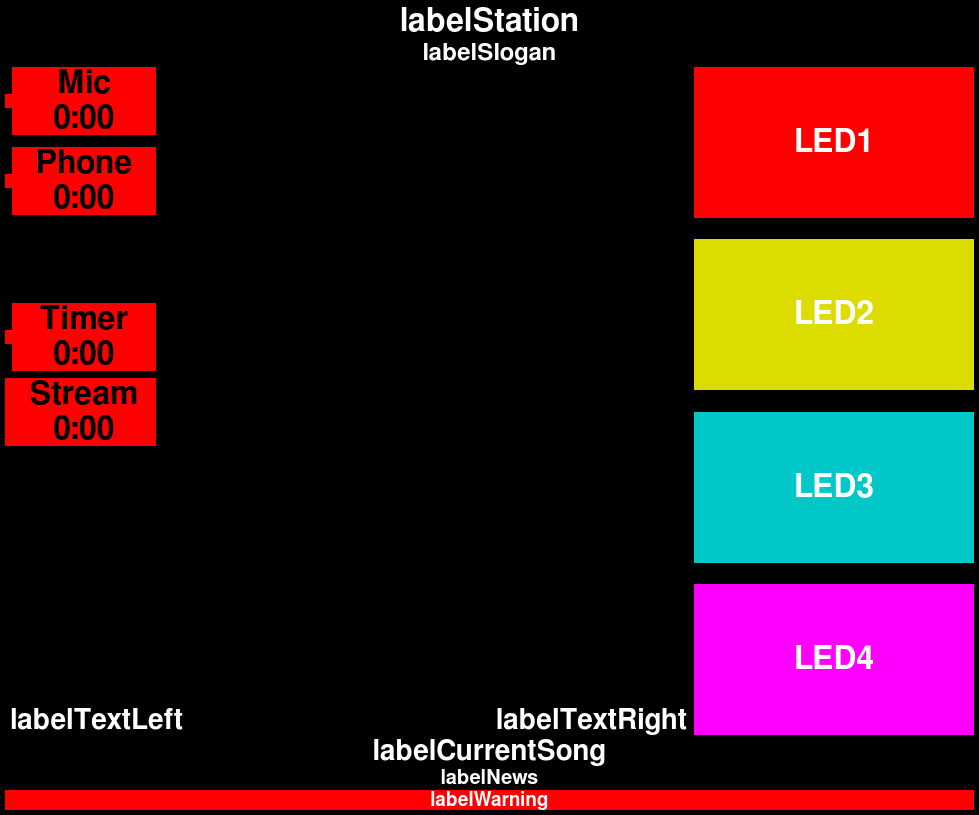
<?xml version="1.0" encoding="UTF-8"?>
<ui version="4.0">
 <class>MainScreen</class>
 <widget class="QWidget" name="MainScreen">
  <property name="windowModality">
   <enum>Qt::WindowModality::NonModal</enum>
  </property>
  <property name="enabled">
   <bool>true</bool>
  </property>
  <property name="geometry">
   <rect>
    <x>0</x>
    <y>0</y>
    <width>979</width>
    <height>815</height>
   </rect>
  </property>
  <property name="minimumSize">
   <size>
    <width>0</width>
    <height>0</height>
   </size>
  </property>
  <property name="palette">
   <palette>
    <active>
     <colorrole role="Base">
      <brush brushstyle="SolidPattern">
       <color alpha="255">
        <red>255</red>
        <green>255</green>
        <blue>255</blue>
       </color>
      </brush>
     </colorrole>
     <colorrole role="Window">
      <brush brushstyle="SolidPattern">
       <color alpha="255">
        <red>0</red>
        <green>0</green>
        <blue>0</blue>
       </color>
      </brush>
     </colorrole>
    </active>
    <inactive>
     <colorrole role="Base">
      <brush brushstyle="SolidPattern">
       <color alpha="255">
        <red>255</red>
        <green>255</green>
        <blue>255</blue>
       </color>
      </brush>
     </colorrole>
     <colorrole role="Window">
      <brush brushstyle="SolidPattern">
       <color alpha="255">
        <red>0</red>
        <green>0</green>
        <blue>0</blue>
       </color>
      </brush>
     </colorrole>
    </inactive>
    <disabled>
     <colorrole role="Base">
      <brush brushstyle="SolidPattern">
       <color alpha="255">
        <red>0</red>
        <green>0</green>
        <blue>0</blue>
       </color>
      </brush>
     </colorrole>
     <colorrole role="Window">
      <brush brushstyle="SolidPattern">
       <color alpha="255">
        <red>0</red>
        <green>0</green>
        <blue>0</blue>
       </color>
      </brush>
     </colorrole>
    </disabled>
   </palette>
  </property>
  <property name="windowTitle">
   <string>OnAirScreen</string>
  </property>
  <property name="windowIcon">
   <iconset resource="resources.qrc">
    <normaloff>:/oas_icon/images/oas_icon.png</normaloff>:/oas_icon/images/oas_icon.png</iconset>
  </property>
  <property name="autoFillBackground">
   <bool>false</bool>
  </property>
  <layout class="QGridLayout" name="gridLayout">
   <property name="leftMargin">
    <number>5</number>
   </property>
   <property name="topMargin">
    <number>5</number>
   </property>
   <property name="rightMargin">
    <number>5</number>
   </property>
   <property name="bottomMargin">
    <number>5</number>
   </property>
   <property name="spacing">
    <number>2</number>
   </property>
   <item row="9" column="0">
    <spacer name="verticalSpacer_5">
     <property name="orientation">
      <enum>Qt::Orientation::Vertical</enum>
     </property>
     <property name="sizeHint" stdset="0">
      <size>
       <width>20</width>
       <height>40</height>
      </size>
     </property>
    </spacer>
   </item>
   <item row="0" column="0" colspan="3">
    <layout class="QVBoxLayout" name="verticalLayout_2">
     <item>
      <widget class="QLabel" name="labelStation">
       <property name="sizePolicy">
        <sizepolicy hsizetype="Expanding" vsizetype="Preferred">
         <horstretch>0</horstretch>
         <verstretch>0</verstretch>
        </sizepolicy>
       </property>
       <property name="palette">
        <palette>
         <active>
          <colorrole role="WindowText">
           <brush brushstyle="SolidPattern">
            <color alpha="255">
             <red>255</red>
             <green>255</green>
             <blue>255</blue>
            </color>
           </brush>
          </colorrole>
         </active>
         <inactive>
          <colorrole role="WindowText">
           <brush brushstyle="SolidPattern">
            <color alpha="255">
             <red>255</red>
             <green>255</green>
             <blue>255</blue>
            </color>
           </brush>
          </colorrole>
         </inactive>
         <disabled>
          <colorrole role="WindowText">
           <brush brushstyle="SolidPattern">
            <color alpha="255">
             <red>146</red>
             <green>145</green>
             <blue>144</blue>
            </color>
           </brush>
          </colorrole>
         </disabled>
        </palette>
       </property>
       <property name="font">
        <font>
         <family>FreeSans</family>
         <pointsize>24</pointsize>
         <bold>true</bold>
        </font>
       </property>
       <property name="autoFillBackground">
        <bool>false</bool>
       </property>
       <property name="text">
        <string>labelStation</string>
       </property>
       <property name="scaledContents">
        <bool>false</bool>
       </property>
       <property name="alignment">
        <set>Qt::AlignmentFlag::AlignCenter</set>
       </property>
      </widget>
     </item>
     <item>
      <widget class="QLabel" name="labelSlogan">
       <property name="sizeIncrement">
        <size>
         <width>1</width>
         <height>1</height>
        </size>
       </property>
       <property name="palette">
        <palette>
         <active>
          <colorrole role="WindowText">
           <brush brushstyle="SolidPattern">
            <color alpha="255">
             <red>255</red>
             <green>255</green>
             <blue>255</blue>
            </color>
           </brush>
          </colorrole>
         </active>
         <inactive>
          <colorrole role="WindowText">
           <brush brushstyle="SolidPattern">
            <color alpha="255">
             <red>255</red>
             <green>255</green>
             <blue>255</blue>
            </color>
           </brush>
          </colorrole>
         </inactive>
         <disabled>
          <colorrole role="WindowText">
           <brush brushstyle="SolidPattern">
            <color alpha="255">
             <red>146</red>
             <green>145</green>
             <blue>144</blue>
            </color>
           </brush>
          </colorrole>
         </disabled>
        </palette>
       </property>
       <property name="font">
        <font>
         <family>FreeSans</family>
         <pointsize>18</pointsize>
         <bold>true</bold>
        </font>
       </property>
       <property name="autoFillBackground">
        <bool>false</bool>
       </property>
       <property name="text">
        <string>labelSlogan</string>
       </property>
       <property name="scaledContents">
        <bool>false</bool>
       </property>
       <property name="alignment">
        <set>Qt::AlignmentFlag::AlignCenter</set>
       </property>
      </widget>
     </item>
    </layout>
   </item>
   <item row="10" column="0" colspan="2">
    <layout class="QHBoxLayout" name="horizontalLayout">
     <property name="leftMargin">
      <number>5</number>
     </property>
     <property name="rightMargin">
      <number>5</number>
     </property>
     <item>
      <widget class="QLabel" name="labelTextLeft">
       <property name="font">
        <font>
         <family>FreeSans</family>
         <pointsize>21</pointsize>
         <bold>true</bold>
        </font>
       </property>
       <property name="styleSheet">
        <string notr="true">color: rgb(255, 255, 255);</string>
       </property>
       <property name="text">
        <string>labelTextLeft</string>
       </property>
      </widget>
     </item>
     <item>
      <widget class="QLabel" name="labelTextRight">
       <property name="font">
        <font>
         <family>FreeSans</family>
         <pointsize>21</pointsize>
         <bold>true</bold>
        </font>
       </property>
       <property name="styleSheet">
        <string notr="true">color: rgb(255, 255, 255);</string>
       </property>
       <property name="text">
        <string>labelTextRight</string>
       </property>
       <property name="alignment">
        <set>Qt::AlignmentFlag::AlignRight|Qt::AlignmentFlag::AlignTrailing|Qt::AlignmentFlag::AlignVCenter</set>
       </property>
      </widget>
     </item>
    </layout>
   </item>
   <item row="1" column="1" rowspan="9">
    <layout class="QVBoxLayout" name="verticalLayout_3">
     <property name="leftMargin">
      <number>2</number>
     </property>
     <property name="topMargin">
      <number>2</number>
     </property>
     <property name="rightMargin">
      <number>2</number>
     </property>
     <property name="bottomMargin">
      <number>2</number>
     </property>
     <item>
      <widget class="ClockWidget" name="clockWidget" native="true">
       <property name="sizePolicy">
        <sizepolicy hsizetype="Expanding" vsizetype="Expanding">
         <horstretch>0</horstretch>
         <verstretch>0</verstretch>
        </sizepolicy>
       </property>
       <property name="minimumSize">
        <size>
         <width>530</width>
         <height>0</height>
        </size>
       </property>
       <property name="autoFillBackground">
        <bool>false</bool>
       </property>
       <property name="clockType" stdset="0">
        <number>1</number>
       </property>
      </widget>
     </item>
    </layout>
   </item>
   <item row="4" column="0">
    <spacer name="verticalSpacer_4">
     <property name="orientation">
      <enum>Qt::Orientation::Vertical</enum>
     </property>
     <property name="sizeHint" stdset="0">
      <size>
       <width>20</width>
       <height>40</height>
      </size>
     </property>
    </spacer>
   </item>
   <item row="7" column="0">
    <spacer name="verticalSpacer_7">
     <property name="orientation">
      <enum>Qt::Orientation::Vertical</enum>
     </property>
     <property name="sizeHint" stdset="0">
      <size>
       <width>20</width>
       <height>40</height>
      </size>
     </property>
    </spacer>
   </item>
   <item row="1" column="2" rowspan="10">
    <layout class="QVBoxLayout" name="verticalLayout" stretch="10,1,10,1,10,1,10">
     <property name="spacing">
      <number>6</number>
     </property>
     <item>
      <widget class="QLabel" name="buttonLED1">
       <property name="sizePolicy">
        <sizepolicy hsizetype="Minimum" vsizetype="Expanding">
         <horstretch>0</horstretch>
         <verstretch>0</verstretch>
        </sizepolicy>
       </property>
       <property name="minimumSize">
        <size>
         <width>280</width>
         <height>120</height>
        </size>
       </property>
       <property name="font">
        <font>
         <family>FreeSans</family>
         <pointsize>24</pointsize>
         <bold>true</bold>
        </font>
       </property>
       <property name="styleSheet">
        <string notr="true">background-color: rgb(255, 0, 0);
color: rgb(255, 255, 255);</string>
       </property>
       <property name="text">
        <string>LED1</string>
       </property>
       <property name="alignment">
        <set>Qt::AlignmentFlag::AlignCenter</set>
       </property>
      </widget>
     </item>
     <item>
      <spacer name="verticalSpacer">
       <property name="orientation">
        <enum>Qt::Orientation::Vertical</enum>
       </property>
       <property name="sizeType">
        <enum>QSizePolicy::Policy::MinimumExpanding</enum>
       </property>
       <property name="sizeHint" stdset="0">
        <size>
         <width>20</width>
         <height>5</height>
        </size>
       </property>
      </spacer>
     </item>
     <item>
      <widget class="QLabel" name="buttonLED2">
       <property name="sizePolicy">
        <sizepolicy hsizetype="Minimum" vsizetype="Expanding">
         <horstretch>0</horstretch>
         <verstretch>0</verstretch>
        </sizepolicy>
       </property>
       <property name="minimumSize">
        <size>
         <width>280</width>
         <height>120</height>
        </size>
       </property>
       <property name="font">
        <font>
         <family>FreeSans</family>
         <pointsize>24</pointsize>
         <bold>true</bold>
        </font>
       </property>
       <property name="styleSheet">
        <string notr="true">background-color: rgb(220, 220, 0);
color: rgb(255, 255, 255);</string>
       </property>
       <property name="text">
        <string>LED2</string>
       </property>
       <property name="alignment">
        <set>Qt::AlignmentFlag::AlignCenter</set>
       </property>
      </widget>
     </item>
     <item>
      <spacer name="verticalSpacer_2">
       <property name="orientation">
        <enum>Qt::Orientation::Vertical</enum>
       </property>
       <property name="sizeType">
        <enum>QSizePolicy::Policy::MinimumExpanding</enum>
       </property>
       <property name="sizeHint" stdset="0">
        <size>
         <width>20</width>
         <height>5</height>
        </size>
       </property>
      </spacer>
     </item>
     <item>
      <widget class="QLabel" name="buttonLED3">
       <property name="sizePolicy">
        <sizepolicy hsizetype="Minimum" vsizetype="Expanding">
         <horstretch>0</horstretch>
         <verstretch>0</verstretch>
        </sizepolicy>
       </property>
       <property name="minimumSize">
        <size>
         <width>280</width>
         <height>120</height>
        </size>
       </property>
       <property name="font">
        <font>
         <family>FreeSans</family>
         <pointsize>24</pointsize>
         <bold>true</bold>
        </font>
       </property>
       <property name="styleSheet">
        <string notr="true">background-color: rgb(0, 200, 200);
color: rgb(255, 255, 255);</string>
       </property>
       <property name="text">
        <string>LED3</string>
       </property>
       <property name="alignment">
        <set>Qt::AlignmentFlag::AlignCenter</set>
       </property>
      </widget>
     </item>
     <item>
      <spacer name="verticalSpacer_3">
       <property name="orientation">
        <enum>Qt::Orientation::Vertical</enum>
       </property>
       <property name="sizeType">
        <enum>QSizePolicy::Policy::MinimumExpanding</enum>
       </property>
       <property name="sizeHint" stdset="0">
        <size>
         <width>20</width>
         <height>5</height>
        </size>
       </property>
      </spacer>
     </item>
     <item>
      <widget class="QLabel" name="buttonLED4">
       <property name="minimumSize">
        <size>
         <width>280</width>
         <height>120</height>
        </size>
       </property>
       <property name="font">
        <font>
         <family>FreeSans</family>
         <pointsize>24</pointsize>
         <bold>true</bold>
        </font>
       </property>
       <property name="styleSheet">
        <string notr="true">background-color: rgb(255, 0, 255);
color: rgb(255, 255, 255);</string>
       </property>
       <property name="text">
        <string>LED4</string>
       </property>
       <property name="alignment">
        <set>Qt::AlignmentFlag::AlignCenter</set>
       </property>
      </widget>
     </item>
    </layout>
   </item>
   <item row="11" column="0" colspan="3">
    <layout class="QVBoxLayout" name="LayoutBottom">
     <item>
      <widget class="QLabel" name="labelCurrentSong">
       <property name="enabled">
        <bool>true</bool>
       </property>
       <property name="sizePolicy">
        <sizepolicy hsizetype="Ignored" vsizetype="Preferred">
         <horstretch>0</horstretch>
         <verstretch>0</verstretch>
        </sizepolicy>
       </property>
       <property name="font">
        <font>
         <family>FreeSans</family>
         <pointsize>21</pointsize>
         <bold>true</bold>
        </font>
       </property>
       <property name="styleSheet">
        <string notr="true">color: rgb(255, 255, 255);</string>
       </property>
       <property name="text">
        <string>labelCurrentSong</string>
       </property>
       <property name="alignment">
        <set>Qt::AlignmentFlag::AlignCenter</set>
       </property>
      </widget>
     </item>
     <item>
      <widget class="QLabel" name="labelNews">
       <property name="enabled">
        <bool>true</bool>
       </property>
       <property name="sizePolicy">
        <sizepolicy hsizetype="Ignored" vsizetype="Preferred">
         <horstretch>0</horstretch>
         <verstretch>0</verstretch>
        </sizepolicy>
       </property>
       <property name="font">
        <font>
         <family>FreeSans</family>
         <pointsize>15</pointsize>
         <bold>true</bold>
        </font>
       </property>
       <property name="styleSheet">
        <string notr="true">color: rgb(255, 255, 255);</string>
       </property>
       <property name="text">
        <string>labelNews</string>
       </property>
       <property name="alignment">
        <set>Qt::AlignmentFlag::AlignCenter</set>
       </property>
      </widget>
     </item>
     <item>
      <widget class="QLabel" name="labelWarning">
       <property name="sizePolicy">
        <sizepolicy hsizetype="Ignored" vsizetype="Preferred">
         <horstretch>0</horstretch>
         <verstretch>0</verstretch>
        </sizepolicy>
       </property>
       <property name="font">
        <font>
         <family>FreeSans</family>
         <pointsize>14</pointsize>
         <bold>true</bold>
        </font>
       </property>
       <property name="styleSheet">
        <string notr="true">background-color: rgb(255, 0, 0);
color: rgb(255, 255, 255);</string>
       </property>
       <property name="text">
        <string>labelWarning</string>
       </property>
       <property name="alignment">
        <set>Qt::AlignmentFlag::AlignCenter</set>
       </property>
      </widget>
     </item>
    </layout>
   </item>
   <item row="3" column="0">
    <spacer name="verticalSpacer_6">
     <property name="orientation">
      <enum>Qt::Orientation::Vertical</enum>
     </property>
     <property name="sizeHint" stdset="0">
      <size>
       <width>20</width>
       <height>40</height>
      </size>
     </property>
    </spacer>
   </item>
   <item row="1" column="0">
    <widget class="QFrame" name="AirLED_1">
     <property name="sizePolicy">
      <sizepolicy hsizetype="Preferred" vsizetype="Maximum">
       <horstretch>0</horstretch>
       <verstretch>0</verstretch>
      </sizepolicy>
     </property>
     <property name="maximumSize">
      <size>
       <width>280</width>
       <height>16777215</height>
      </size>
     </property>
     <layout class="QHBoxLayout" name="horizontalLayout_2">
      <property name="spacing">
       <number>0</number>
      </property>
      <property name="leftMargin">
       <number>0</number>
      </property>
      <property name="topMargin">
       <number>0</number>
      </property>
      <property name="rightMargin">
       <number>0</number>
      </property>
      <property name="bottomMargin">
       <number>5</number>
      </property>
      <item>
       <widget class="QLabel" name="AirIcon_1">
        <property name="sizePolicy">
         <sizepolicy hsizetype="Maximum" vsizetype="Maximum">
          <horstretch>0</horstretch>
          <verstretch>0</verstretch>
         </sizepolicy>
        </property>
        <property name="styleSheet">
         <string notr="true">background-color: rgb(255, 0, 0);</string>
        </property>
        <property name="frameShadow">
         <enum>QFrame::Shadow::Plain</enum>
        </property>
        <property name="text">
         <string/>
        </property>
        <property name="pixmap">
         <pixmap resource="resources.qrc">:/mic_icon/images/mic_icon.png</pixmap>
        </property>
        <property name="scaledContents">
         <bool>false</bool>
        </property>
        <property name="margin">
         <number>5</number>
        </property>
       </widget>
      </item>
      <item>
       <widget class="QLabel" name="AirLabel_1">
        <property name="sizePolicy">
         <sizepolicy hsizetype="MinimumExpanding" vsizetype="Minimum">
          <horstretch>0</horstretch>
          <verstretch>0</verstretch>
         </sizepolicy>
        </property>
        <property name="minimumSize">
         <size>
          <width>140</width>
          <height>0</height>
         </size>
        </property>
        <property name="maximumSize">
         <size>
          <width>16777215</width>
          <height>16777215</height>
         </size>
        </property>
        <property name="font">
         <font>
          <family>FreeSans</family>
          <pointsize>24</pointsize>
          <bold>true</bold>
         </font>
        </property>
        <property name="styleSheet">
         <string notr="true">background-color: rgb(255, 0, 0);</string>
        </property>
        <property name="text">
         <string>Mic
0:00</string>
        </property>
        <property name="alignment">
         <set>Qt::AlignmentFlag::AlignCenter</set>
        </property>
       </widget>
      </item>
     </layout>
    </widget>
   </item>
   <item row="6" column="0">
    <widget class="QFrame" name="AirLED_4">
     <property name="sizePolicy">
      <sizepolicy hsizetype="Preferred" vsizetype="Maximum">
       <horstretch>0</horstretch>
       <verstretch>0</verstretch>
      </sizepolicy>
     </property>
     <property name="maximumSize">
      <size>
       <width>280</width>
       <height>16777215</height>
      </size>
     </property>
     <property name="frameShape">
      <enum>QFrame::Shape::NoFrame</enum>
     </property>
     <property name="frameShadow">
      <enum>QFrame::Shadow::Plain</enum>
     </property>
     <layout class="QHBoxLayout" name="horizontalLayout_3">
      <property name="spacing">
       <number>0</number>
      </property>
      <property name="leftMargin">
       <number>0</number>
      </property>
      <property name="topMargin">
       <number>0</number>
      </property>
      <property name="rightMargin">
       <number>0</number>
      </property>
      <property name="bottomMargin">
       <number>5</number>
      </property>
      <item>
       <widget class="QLabel" name="AirIcon_4">
        <property name="sizePolicy">
         <sizepolicy hsizetype="Maximum" vsizetype="Maximum">
          <horstretch>0</horstretch>
          <verstretch>0</verstretch>
         </sizepolicy>
        </property>
        <property name="maximumSize">
         <size>
          <width>59</width>
          <height>109</height>
         </size>
        </property>
        <property name="styleSheet">
         <string notr="true">background-color: rgb(255, 0, 0);</string>
        </property>
        <property name="frameShadow">
         <enum>QFrame::Shadow::Plain</enum>
        </property>
        <property name="text">
         <string/>
        </property>
        <property name="pixmap">
         <pixmap resource="resources.qrc">:/stream_icon/images/antenna2.png</pixmap>
        </property>
        <property name="scaledContents">
         <bool>true</bool>
        </property>
        <property name="margin">
         <number>5</number>
        </property>
        <property name="buddy">
         <cstring>AirIcon_4</cstring>
        </property>
       </widget>
      </item>
      <item>
       <widget class="QLabel" name="AirLabel_4">
        <property name="sizePolicy">
         <sizepolicy hsizetype="MinimumExpanding" vsizetype="Minimum">
          <horstretch>0</horstretch>
          <verstretch>0</verstretch>
         </sizepolicy>
        </property>
        <property name="minimumSize">
         <size>
          <width>140</width>
          <height>0</height>
         </size>
        </property>
        <property name="maximumSize">
         <size>
          <width>16777215</width>
          <height>16777215</height>
         </size>
        </property>
        <property name="font">
         <font>
          <family>FreeSans</family>
          <pointsize>24</pointsize>
          <bold>true</bold>
         </font>
        </property>
        <property name="styleSheet">
         <string notr="true">background-color: rgb(255, 0, 0);</string>
        </property>
        <property name="text">
         <string>Stream
0:00</string>
        </property>
        <property name="alignment">
         <set>Qt::AlignmentFlag::AlignCenter</set>
        </property>
        <property name="buddy">
         <cstring>AirLabel_4</cstring>
        </property>
       </widget>
      </item>
     </layout>
    </widget>
   </item>
   <item row="5" column="0">
    <widget class="QFrame" name="AirLED_3">
     <property name="sizePolicy">
      <sizepolicy hsizetype="Preferred" vsizetype="Maximum">
       <horstretch>0</horstretch>
       <verstretch>0</verstretch>
      </sizepolicy>
     </property>
     <property name="maximumSize">
      <size>
       <width>280</width>
       <height>16777215</height>
      </size>
     </property>
     <layout class="QHBoxLayout" name="horizontalLayout_32">
      <property name="spacing">
       <number>0</number>
      </property>
      <property name="leftMargin">
       <number>0</number>
      </property>
      <property name="topMargin">
       <number>0</number>
      </property>
      <property name="rightMargin">
       <number>0</number>
      </property>
      <property name="bottomMargin">
       <number>5</number>
      </property>
      <item>
       <widget class="QLabel" name="AirIcon_3">
        <property name="sizePolicy">
         <sizepolicy hsizetype="Maximum" vsizetype="Maximum">
          <horstretch>0</horstretch>
          <verstretch>0</verstretch>
         </sizepolicy>
        </property>
        <property name="styleSheet">
         <string notr="true">background-color: rgb(255, 0, 0);</string>
        </property>
        <property name="frameShadow">
         <enum>QFrame::Shadow::Plain</enum>
        </property>
        <property name="text">
         <string/>
        </property>
        <property name="pixmap">
         <pixmap resource="resources.qrc">:/timer_icon/images/timer_icon.png</pixmap>
        </property>
        <property name="scaledContents">
         <bool>false</bool>
        </property>
        <property name="margin">
         <number>5</number>
        </property>
       </widget>
      </item>
      <item>
       <widget class="QLabel" name="AirLabel_3">
        <property name="sizePolicy">
         <sizepolicy hsizetype="MinimumExpanding" vsizetype="Minimum">
          <horstretch>0</horstretch>
          <verstretch>0</verstretch>
         </sizepolicy>
        </property>
        <property name="minimumSize">
         <size>
          <width>140</width>
          <height>0</height>
         </size>
        </property>
        <property name="maximumSize">
         <size>
          <width>16777215</width>
          <height>16777215</height>
         </size>
        </property>
        <property name="font">
         <font>
          <family>FreeSans</family>
          <pointsize>24</pointsize>
          <bold>true</bold>
         </font>
        </property>
        <property name="styleSheet">
         <string notr="true">background-color: rgb(255, 0, 0);</string>
        </property>
        <property name="text">
         <string>Timer
0:00</string>
        </property>
        <property name="alignment">
         <set>Qt::AlignmentFlag::AlignCenter</set>
        </property>
       </widget>
      </item>
     </layout>
    </widget>
   </item>
   <item row="2" column="0">
    <widget class="QFrame" name="AirLED_2">
     <property name="sizePolicy">
      <sizepolicy hsizetype="Preferred" vsizetype="Maximum">
       <horstretch>0</horstretch>
       <verstretch>0</verstretch>
      </sizepolicy>
     </property>
     <property name="maximumSize">
      <size>
       <width>280</width>
       <height>16777215</height>
      </size>
     </property>
     <layout class="QHBoxLayout" name="Air2HorizontalLayout">
      <property name="spacing">
       <number>0</number>
      </property>
      <property name="leftMargin">
       <number>0</number>
      </property>
      <property name="topMargin">
       <number>5</number>
      </property>
      <property name="rightMargin">
       <number>0</number>
      </property>
      <property name="bottomMargin">
       <number>5</number>
      </property>
      <item>
       <widget class="QLabel" name="AirIcon_2">
        <property name="sizePolicy">
         <sizepolicy hsizetype="Maximum" vsizetype="Maximum">
          <horstretch>0</horstretch>
          <verstretch>0</verstretch>
         </sizepolicy>
        </property>
        <property name="styleSheet">
         <string notr="true">background-color: rgb(255, 0, 0);</string>
        </property>
        <property name="frameShadow">
         <enum>QFrame::Shadow::Plain</enum>
        </property>
        <property name="text">
         <string/>
        </property>
        <property name="pixmap">
         <pixmap resource="resources.qrc">:/phone_icon/images/phone_icon.png</pixmap>
        </property>
        <property name="scaledContents">
         <bool>false</bool>
        </property>
        <property name="margin">
         <number>5</number>
        </property>
       </widget>
      </item>
      <item>
       <widget class="QLabel" name="AirLabel_2">
        <property name="sizePolicy">
         <sizepolicy hsizetype="MinimumExpanding" vsizetype="Minimum">
          <horstretch>0</horstretch>
          <verstretch>0</verstretch>
         </sizepolicy>
        </property>
        <property name="minimumSize">
         <size>
          <width>140</width>
          <height>0</height>
         </size>
        </property>
        <property name="maximumSize">
         <size>
          <width>16777215</width>
          <height>16777215</height>
         </size>
        </property>
        <property name="font">
         <font>
          <family>FreeSans</family>
          <pointsize>24</pointsize>
          <bold>true</bold>
         </font>
        </property>
        <property name="styleSheet">
         <string notr="true">background-color: rgb(255, 0, 0);</string>
        </property>
        <property name="text">
         <string>Phone
0:00</string>
        </property>
        <property name="alignment">
         <set>Qt::AlignmentFlag::AlignCenter</set>
        </property>
       </widget>
      </item>
     </layout>
    </widget>
   </item>
   <item row="8" column="0">
    <widget class="WeatherWidget" name="weatherWidget" native="true">
     <property name="sizePolicy">
      <sizepolicy hsizetype="Preferred" vsizetype="Maximum">
       <horstretch>0</horstretch>
       <verstretch>0</verstretch>
      </sizepolicy>
     </property>
     <property name="minimumSize">
      <size>
       <width>0</width>
       <height>170</height>
      </size>
     </property>
     <property name="maximumSize">
      <size>
       <width>280</width>
       <height>16777215</height>
      </size>
     </property>
    </widget>
   </item>
  </layout>
 </widget>
 <customwidgets>
  <customwidget>
   <class>ClockWidget</class>
   <extends>QWidget</extends>
   <header>clockwidget</header>
  </customwidget>
  <customwidget>
   <class>WeatherWidget</class>
   <extends>QWidget</extends>
   <header>weatherwidget</header>
   <container>1</container>
  </customwidget>
 </customwidgets>
 <resources>
  <include location="resources.qrc"/>
 </resources>
 <connections/>
</ui>
